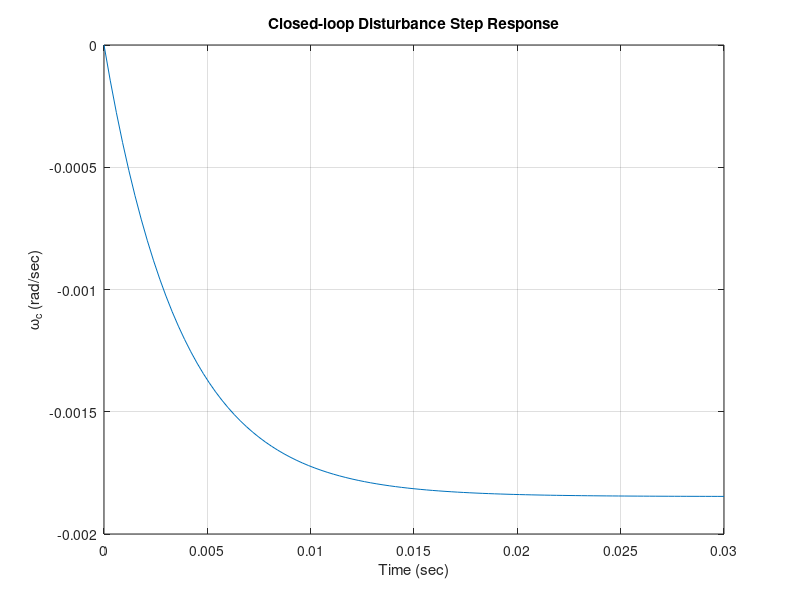

Here is the MATLAB script that generated this plot:
% Chapter 4: Figure 4.28

%

%   Analysis of the closed-loop speed control system.

%

Ra=1; Km=10; J=2; f=0.5; Kb=0.1; Ka=54; Kt=1;

num1=[1]; den1=[J,f]; sys1=tf(num1,den1);

num2=[Ka*Kt]; den2=[1]; sys2=tf(num2,den2);

num3=[Kb]; den3=[1]; sys3=tf(num3,den3);

num4=[Km/Ra]; den4=[1]; sys4=tf(num4,den4);

sysa=parallel(sys2,sys3);

sysb=series(sysa,sys4);

sys_c=feedback(sys1,sysb);

%

% Change sign of transfer function since disturbance 

% enters with negative sign in the block diagram

%

sys_c=-sys_c

%

% Compute time response to a unit step disturbance

%

[yc,T,xc]=step(sys_c);

plot(T,yc)

title('Closed-loop Disturbance Step Response')

xlabel('Time (sec)'), ylabel('\omega_c (rad/sec)'), grid

%

% Steady-state error -> last value of output vector yc

%

yc(length(T))
